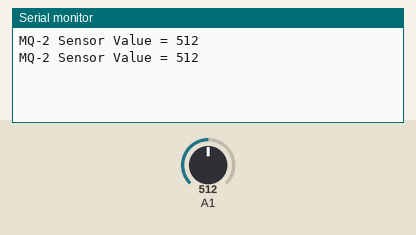
Bench run of a sketch on a simulated Arduino Uno, built with avr-gcc and run on an emulated ATmega328P. Shown: the last lines printed to the serial monitor. Inputs (shaded band) come from the test bench; at power-on: A1 = 512.

Above: at 1.8 s.
1.9 s: A1 set to 716
At 2.8 s:
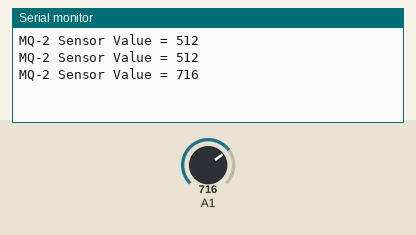
3.4 s: A1 set to 900
At 4.8 s:
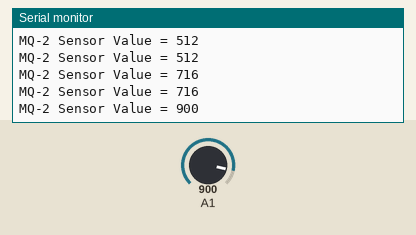
Timing chart, 0 to 6.4 s (numbered marks = the images above; inputs shaded):
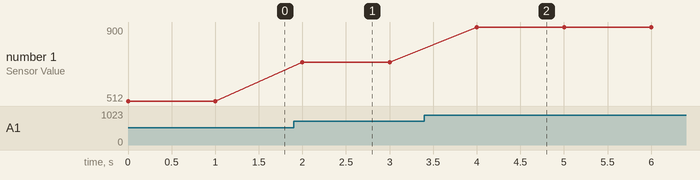

The sketch:

mq2.ino
```cpp
/*
  MQ-2 Sensor connected to Arduino Uno
  Both A pins and left H pin connected to 5V out
  Right H pin connected to GND
  Both B pins conncted to 22k ohms resistor and A0
*/

int iSensorValue = 0;
int waterSensor = 3;
int MQD = 4;

void setup() {
  pinMode(waterSensor, INPUT);
  pinMode(MQD, INPUT);
  Serial.begin(9600);
}

void loop() {
  // Read value on A0
  iSensorValue = analogRead(A1);
  //iSensorValue = digitalRead(waterSensor);

  // Display value
  Serial.print(F("MQ-2 Sensor Value = "));
  Serial.println(iSensorValue);

  // Loop 10 times per second
  delay(1000);
}
```

Measured:
- after the input at 1.9 s, the serial monitor: prints a new line after 0.10 s (image 1)
- after the input at 3.4 s, the serial monitor: prints a new line after 0.60 s (image 2)
- plotted number 1: 512 → 716 after the input at 1.9 s, 716 → 900 after the input at 3.4 s
